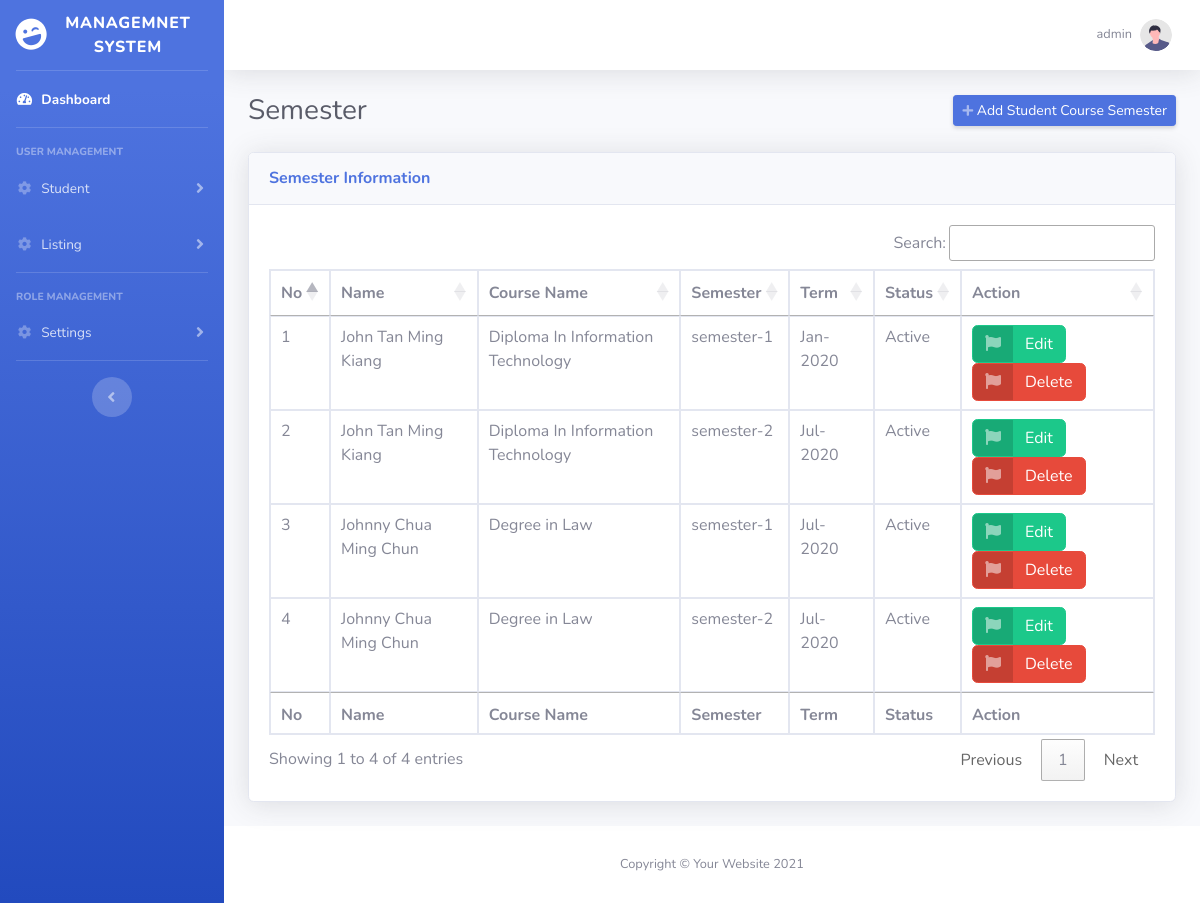
Page /semester.php (signed in) on the committed database.
### tables this page shows
CREATE TABLE `student_course_semester` (
  `id` int(11) NOT NULL,
  `semester` varchar(50) NOT NULL,
  `course_id` int(11) NOT NULL,
  `term` varchar(50) NOT NULL,
  `status` varchar(6) NOT NULL
);

CREATE TABLE `student_profile` (
  `id` int(11) NOT NULL,
  `login_id` int(11) NOT NULL,
  `name` varchar(50) NOT NULL,
  `dob` date NOT NULL,
  `nationality` varchar(50) NOT NULL,
  `phone` varchar(50) NOT NULL
);

CREATE TABLE `student_course` (
  `id` int(11) NOT NULL,
  `profile_id` int(11) NOT NULL,
  `course_name` varchar(50) NOT NULL,
  `intake_date` date NOT NULL,
  `status` varchar(9) NOT NULL
);

### includes/function.php (called while the page is built, shortened)
<?php
function getStudentCourseSemester()
{
    global $conn;
    $student_course_semester_arr = array();
	$stmt = $conn->prepare("SELECT A.*, B.course_name, C.name FROM student_course_semester A, student_course B, student_profile C WHERE A.course_id = B.id AND B.profile_id = C.id");
    $stmt->execute();
    $result = $stmt->get_result();
    $total = $result->num_rows;
    if($total>0){
        while($row = $result->fetch_assoc()) {
            $student_course_semester_arr[] = $row;
        }
    }
    return $student_course_semester_arr;
}
?>

### semester.php (the view, shortened to what this page needs)
<?php
if(isset($_SESSION['id']) && isset($_SESSION['username'])){
    $student_course_semester_arr = getStudentCourseSemester();
?>
<!DOCTYPE html>
<html lang="en">
<head>
    <link href="vendor/fontawesome-free/css/all.min.css" rel="stylesheet" type="text/css">
    <link href="css/sb-admin-2.min.css" rel="stylesheet">
    <link href="https://cdn.datatables.net/1.10.24/css/jquery.dataTables.min.css" rel="stylesheet">
    <link href="https://cdn.datatables.net/buttons/1.7.0/css/buttons.dataTables.min.css" rel="stylesheet">
</head>
<body id="page-top">
    <div id="wrapper">
        <?php
            include "sidebar.php";
        ?>
        <div id="content-wrapper" class="d-flex flex-column">
            <div id="content">
                <?php
                    include "topbar.php";
                ?>
                <div class="container-fluid">
                    <div class="d-sm-flex align-items-center justify-content-between mb-4">
                        <h1 class="h3 mb-0 text-gray-800">Semester</h1>
                        <a href="add-edit-student-course-semester.php" class="d-none d-sm-inline-block btn btn-sm btn-primary shadow-sm"><i
                                class="fas fa-plus fa-sm text-white-50"></i> Add Student Course Semester</a>
                    </div>
                    <div class="card shadow mb-4">
                        <div class="card-header py-3">
                            <h6 class="m-0 font-weight-bold text-primary">Semester Information</h6>
                        </div>
                        <div class="card-body">
                            <div class="table-responsive">
                                <table class="table table-bordered" id="dataTable" width="100%" cellspacing="0">
                                    <thead>
                                        <tr>
                                            <th>No</th>
                                            <th>Name</th>
                                            <th>Course Name</th>
                                            <th>Semester</th>
                                            <th>Term</th>
                                            <th>Status</th>
                                            <th>Action</th>
                                        </tr>
                                    </thead>
                                    <tfoot>
                                        <tr>
                                            <th>No</th>
                                            <th>Name</th>
                                            <th>Course Name</th>
                                            <th>Semester</th>
                                            <th>Term</th>
                                            <th>Status</th>
                                            <th>Action</th>
                                        </tr>
                                    </tfoot>
                                    <tbody>
                                        <?php
                                            if(!empty($student_course_semester_arr)){
                                                foreach ($student_course_semester_arr as $key => $value) {
                                                    echo "
                                                    <tr>
                                                        <td>".($key+1)."</td>
                                                        <td>".$value['name']."</td>
                                                        <td>".$value['course_name']."</td>
                                                        <td>".$value['semester']."</td>
                                                        <td>".$value['term']."</td>
                                                        <td>".$value['status']."</td>
                                                        <td><a href='add-edit-student-course-semester.php?id=".$value['id']."' class='btn btn-success btn-icon-split'>
                                                                <span class='icon text-white-50'>
                                                                    <i class='fas fa-flag'></i>
                                                                </span>
                                                                <span class='text'>Edit</span>
                                                            </a>
                                                            <a href='#' onclick='deletestudentcoursesemester(".$value['id'].")' class='btn btn-danger btn-icon-split'>
                                                                <span class='icon text-white-50'>
                                                                    <i class='fas fa-flag'></i>
                                                                </span>
                                                                <span class='text'>Delete</span>
                                                            </a>
                                                        </td>
                                                    </tr>
                                                    ";
                                                }
                                            }
                                        ?>
                                    </tbody>
                                </table>
                            </div>
                        </div>
                    </div>
                </div>
            </div>
            <footer class="sticky-footer bg-white">
                <div class="container my-auto">
                    <div class="copyright text-center my-auto">
                        <span>Copyright &copy; Your Website <?php echo date('Y'); ?></span>
                    </div>
                </div>
            </footer>
        </div>
    </div>
</body>
</html>
<?php
}else{
    header("Location: index.php");
    exit();
}
?>

### rows in the picture
student_course_semester: student_profile.name "John Tan Ming Kiang", student_course.course_name "Diploma In Information Technology", semester "semester-1", term "Jan-2020", status "Active"
student_course_semester: student_profile.name "John Tan Ming Kiang", student_course.course_name "Diploma In Information Technology", semester "semester-2", term "Jul-2020", status "Active"
student_course_semester: student_profile.name "Johnny Chua Ming Chun", student_course.course_name "Degree in Law", semester "semester-1", term "Jul-2020", status "Active"
student_course_semester: student_profile.name "Johnny Chua Ming Chun", student_course.course_name "Degree in Law", semester "semester-2", term "Jul-2020", status "Active"

### other values in the picture
$_SESSION['username'] "admin"
